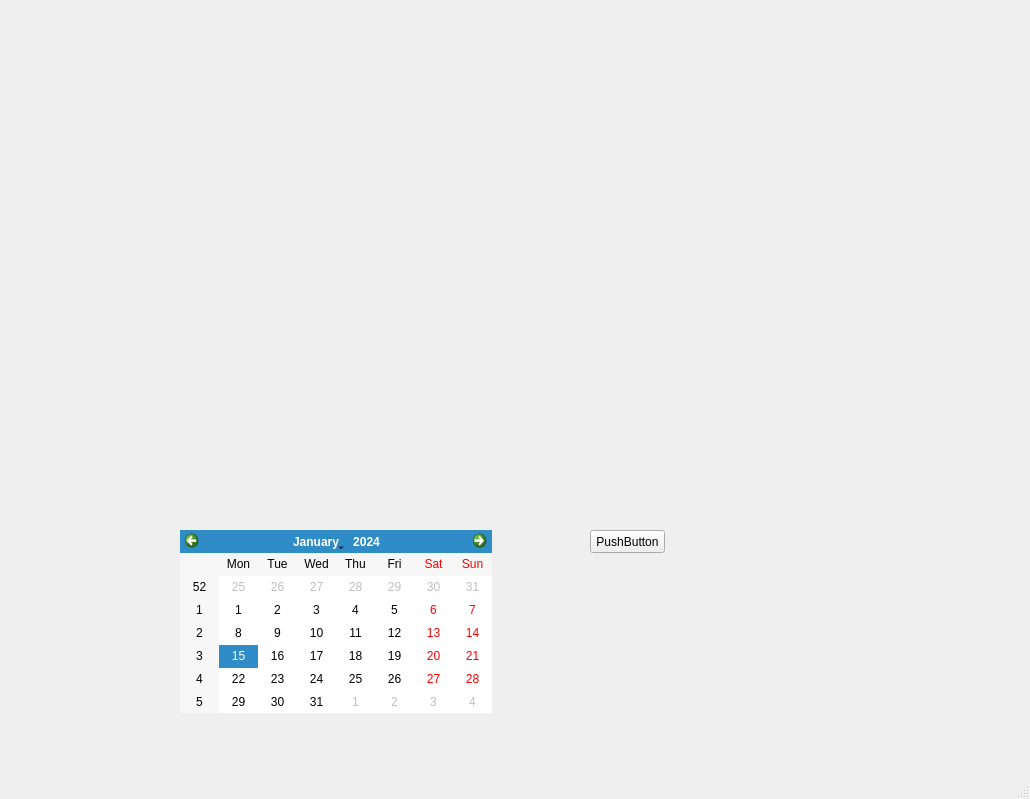
<?xml version="1.0" encoding="UTF-8"?>
<ui version="4.0">
 <class>MainWindow</class>
 <widget class="QMainWindow" name="MainWindow">
  <property name="geometry">
   <rect>
    <x>0</x>
    <y>0</y>
    <width>1030</width>
    <height>799</height>
   </rect>
  </property>
  <property name="windowTitle">
   <string>MainWindow</string>
  </property>
  <widget class="QWidget" name="centralwidget">
   <widget class="QWidget" name="horizontalLayoutWidget">
    <property name="geometry">
     <rect>
      <x>20</x>
      <y>40</y>
      <width>691</width>
      <height>451</height>
     </rect>
    </property>
    <layout class="QHBoxLayout" name="horizontalLayout"/>
   </widget>
   <widget class="QCalendarWidget" name="calendarWidget">
    <property name="geometry">
     <rect>
      <x>180</x>
      <y>530</y>
      <width>312</width>
      <height>183</height>
     </rect>
    </property>
   </widget>
   <widget class="QPushButton" name="pushButton">
    <property name="geometry">
     <rect>
      <x>590</x>
      <y>530</y>
      <width>75</width>
      <height>23</height>
     </rect>
    </property>
    <property name="text">
     <string>PushButton</string>
    </property>
   </widget>
  </widget>
  <widget class="QMenuBar" name="menubar">
   <property name="geometry">
    <rect>
     <x>0</x>
     <y>0</y>
     <width>1030</width>
     <height>21</height>
    </rect>
   </property>
  </widget>
  <widget class="QStatusBar" name="statusbar"/>
 </widget>
 <resources/>
 <connections/>
</ui>
